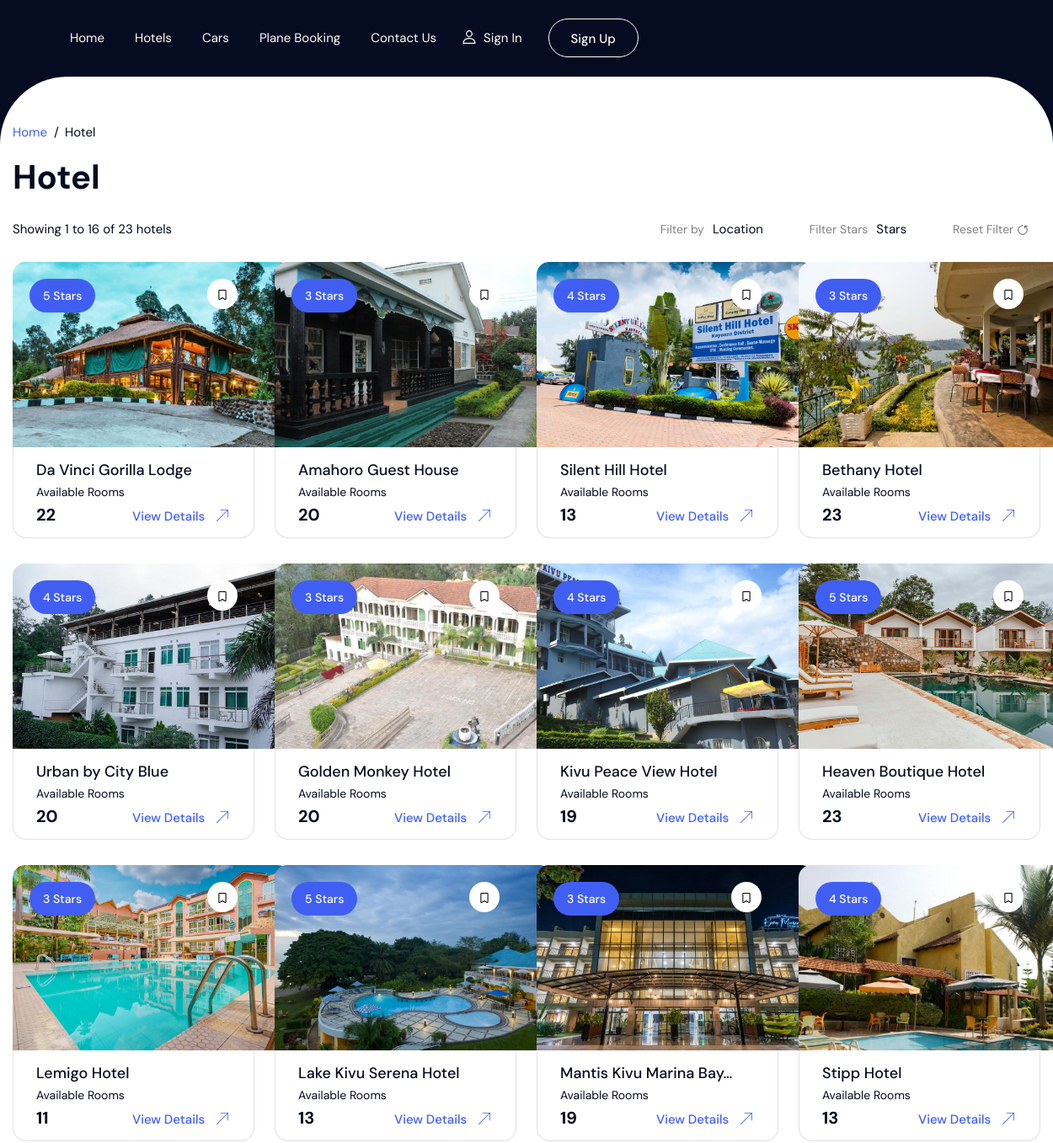
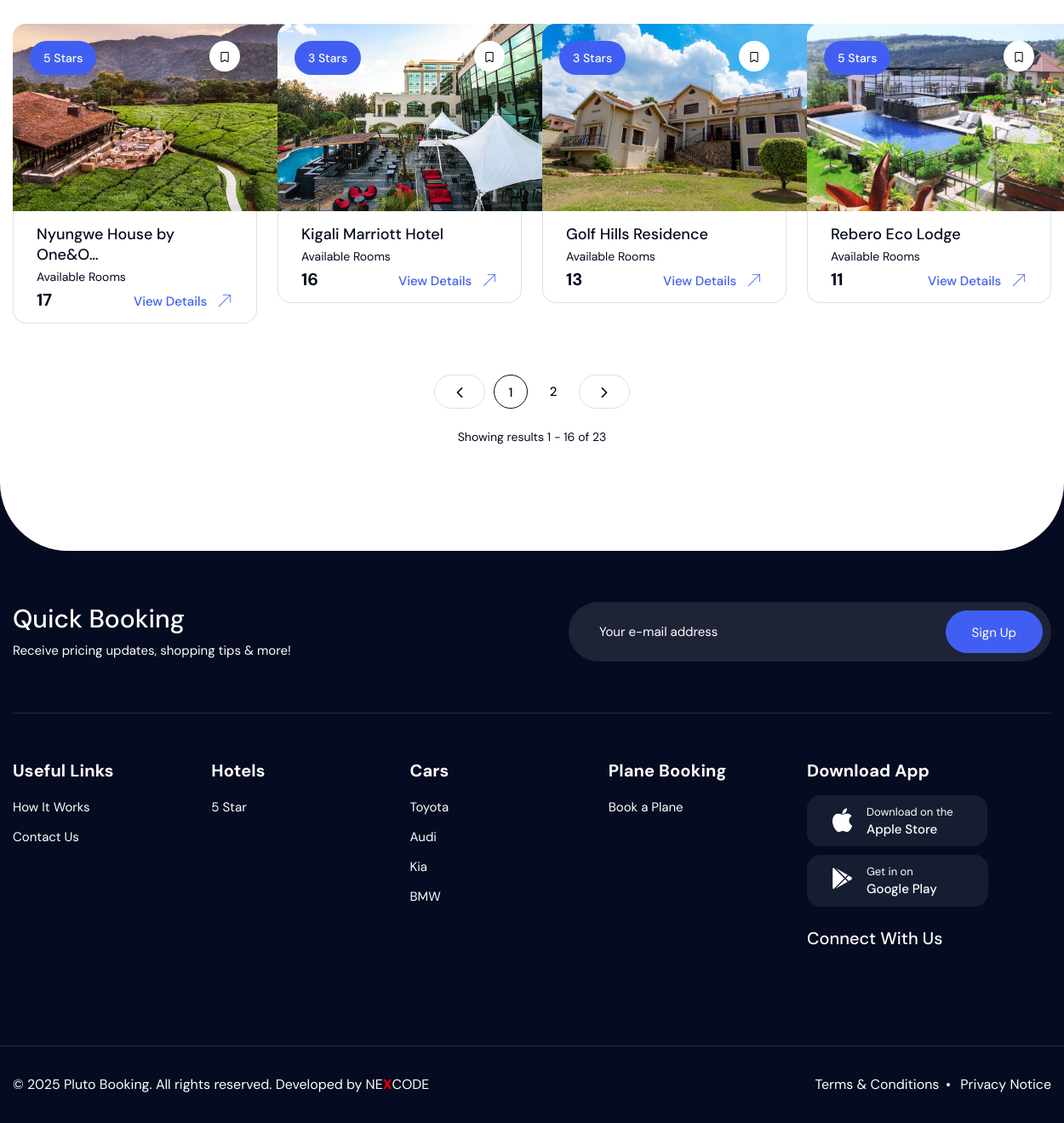
Screenshot of /hotels/ with the database file from the repository (2 pictures, top to bottom).
### hotel/models.py (models this page shows, shortened)
class Hotel(models.Model):
    STAR_CHOICES = [(i, f'{i} Star') for i in range(1, 6)]
    name = models.CharField(max_length=255)
    description = models.TextField()
    stars = models.IntegerField(choices=STAR_CHOICES)
    address = models.CharField(max_length=255)
    map_url = models.TextField(blank=True, null=True)
    country = models.CharField(max_length=100)
    province = models.CharField(max_length=100)
    district = models.CharField(max_length=100)
    sector = models.CharField(max_length=100)
    cell = models.CharField(max_length=100)
    village = models.CharField(max_length=100)
    phone_number = models.CharField(max_length=20, null=True, blank=True)
    email = models.EmailField(null=True, blank=True)
    website = models.URLField(null=True, blank=True)
    is_active = models.BooleanField(default=True)
    created_at = models.DateTimeField(auto_now_add=True)
    class Meta:
        ordering = ['-created_at']

### hotel/views.py (the view)
# urls.py: path('', getHotels, name="getHotels"),
def getHotels(request):
    site_settings = Setting.objects.first()
    province_filter = request.GET.get('province')
    stars_filter = request.GET.get('stars')
    hotels = Hotel.objects.all()
    if province_filter:
        hotels = hotels.filter(province__iexact=province_filter)
    if stars_filter:
        try:
            stars_filter = int(stars_filter)
            hotels = hotels.filter(stars=stars_filter)
        except ValueError:
            pass
    hotels = hotels.order_by('-created_at')
    paginator = Paginator(hotels, 16)
    page_number = request.GET.get('page')
    page_obj = paginator.get_page(page_number)
    hotel_data = []
    for hotel in page_obj:
        image = HotelImage.objects.filter(hotel=hotel).first()
        image_url = image.image.url if image else DEFAULT_IMAGE
        all_rooms = HotelRoom.objects.filter(hotel=hotel)
        available_rooms = all_rooms.filter(is_available=True)
        hotel_data.append({
            'instance': hotel,
            'image': image_url,
            'room_count': all_rooms.count(),
            'available_rooms': available_rooms.count()
        })
    provinces = Hotel.objects.values_list('province', flat=True).distinct()
    stars = Hotel.objects.values_list('stars', flat=True).distinct().order_by()
    get_params = request.GET.copy()
    if 'page' in get_params:
        del get_params['page']
    cleaned_querystring = get_params.urlencode()
    context = {
        'settings': site_settings,
        'page_obj': page_obj,
        'hotel_data': hotel_data,
        'provinces': provinces,
        'stars': stars,
        'current_province': province_filter,
        'current_stars': stars_filter,
        'cleaned_querystring': cleaned_querystring,
    }
    return render(request, 'pages/hotels/index.html', context)

### templates/pages/hotels/index.html (shortened to what this page needs)
{% extends 'layouts/app.html' %}
{% block content %}
    <section class="cars-section-four v1 layout-radius">
        <div class="boxcar-container">
            <div class="boxcar-title-three wow fadeInUp">
                <ul class="breadcrumb">
                    <li>
                        <a href="{% url 'base:home' %}">
                            Home
                        </a>
                    </li>
                    <li>
                        <span>
                            Hotel
                        </span>
                    </li>
                </ul>
                <h2>
                    Hotel
                </h2>
            </div>
            <div class="text-box">
                <div class="text">
                    Showing {{ page_obj.start_index }} to {{ page_obj.end_index }} of {{ page_obj.paginator.count }} hotels
                </div>
                <form class="d-flex" method="get">
                    <div class="form_boxes v3" style="padding-right: 30px;">
                        <small>Filter by</small>
                        <div class="drop-menu">
                            <div class="select">
                                <span>{{ current_province|default:"Location" }}</span>
                                <i class="fa fa-angle-down"></i>
                            </div>
                        </div>
                    </div>
                    <div class="form_boxes v3" style="padding-right: 30px;">
                        <small>Filter Stars</small>
                        <div class="drop-menu">
                            <div class="select">
                                <span>{{ current_stars|default:"Stars" }}</span>
                                <i class="fa fa-angle-down"></i>
                            </div>
                        </div>
                    </div>
                    <div class="form_boxes v3">
                        <a href="{% url 'hotel:getHotels' %}">
                            <small>
                                Reset Filter
                            </small>
                            <svg xmlns="http://www.w3.org/2000/svg" width="14" height="14" viewBox="0 0 21 21">
                                <g fill="none" fill-rule="evenodd" stroke="currentColor" stroke-linecap="round" stroke-linejoin="round" stroke-width="1">
                                    <path d="M14.5 3.5c2.414 1.377 4 4.022 4 7a8 8 0 1 1-8-8" />
                                    <path d="M14.5 7.5v-4h4" />
                                </g>
                            </svg>
                        </a>
                    </div>
                </form>
            </div>
            <div class="row wow fadeInUp">
                {% for hotel in hotel_data %}
                    <div class="car-block-four col-xl-3 col-lg-4 col-md-6 col-sm-6">
                        <div class="inner-box">
                            <div class="image-box">
                                <figure class="image" style="width: 329px; height: 220px; overflow: hidden;">
                                    <a href="{% url 'hotel:hotelRooms' hotel.instance.id %}">
                                        <img src="{{ hotel.image }}" alt="{{ hotel.instance.name }}" style="width: 100%; height: 100%; object-fit: cover; display: block;">
                                    </a>
                                </figure>
                                <span>
                                    {{ hotel.instance.stars }} Stars
                                </span>
                                <a class="icon-box">
                                </a>
                            </div>
                            <div class="content-box">
                                <h6 class="title">
                                    <a href="{% url 'hotel:hotelRooms' hotel.instance.id %}">{{ hotel.instance.name|truncatechars:23 }}</a>
                                </h6>
                                <div class="btn-box">
                                    <span>Available Rooms</span>
                                    <small>{{ hotel.available_rooms }}</small>
                                    <a href="{% url 'hotel:hotelRooms' hotel.instance.id %}" class="details">
                                        View Details
                                    </a>
                                </div>
                            </div>
                        </div>
                    </div>
                {% endfor %}
            </div>
            {% if page_obj.has_other_pages %}
                <div class="pagination-sec">
                    <nav aria-label="Page navigation example">
                        <ul class="pagination">
                            <li class="page-item {% if not page_obj.has_previous %}disabled{% endif %}">
                                <a class="page-link" href="{% if page_obj.has_previous %}?{{ cleaned_querystring }}{% if cleaned_querystring %}&{% endif %}page={{ page_obj.previous_page_number }}{% else %}#{% endif %}" aria-label="Previous">
                                    <span aria-hidden="true">
                                    </span>
                                </a>
                            </li>
                            {% for num in page_obj.paginator.page_range %}
                                {% if num == page_obj.number %}
                                    <li class="page-item"><a class="page-link" href="#" style="border: 1px solid #050B20;">{{ num }}</a></li>
                                {% elif num <= page_obj.number|add:'2' and num >= page_obj.number|add:'-2' %}
                                    <li class="page-item"><a class="page-link" href="?{{ cleaned_querystring }}{% if cleaned_querystring %}&{% endif %}page={{ num }}">{{ num }}</a></li>
                                {% elif num == 1 or num == page_obj.paginator.num_pages %}
                                    <li class="page-item"><a class="page-link" href="?{{ cleaned_querystring }}{% if cleaned_querystring %}&{% endif %}page={{ num }}">{{ num }}</a></li>
                                {% elif forloop.first or forloop.last %}
                                    <li class="page-item"><a class="page-link" href="#">...</a></li>
                                {% endif %}
                            {% endfor %}
                            <li class="page-item {% if not page_obj.has_next %}disabled{% endif %}">
                                <a class="page-link" href="{% if page_obj.has_next %}?{{ cleaned_querystring }}{% if cleaned_querystring %}&{% endif %}page={{ page_obj.next_page_number }}{% else %}#{% endif %}" aria-label="Next">
                                    <span aria-hidden="true">
                                    </span>
                                </a>
                            </li>
                        </ul>
                        <div class="text">
                            Showing results {{ page_obj.start_index }} - {{ page_obj.end_index }} of {{ page_obj.paginator.count }}
                        </div>
                    </nav>
                </div>
            {% endif %}
        </div>
    </section>
{% endblock content %}

### static/css/mmenu.css (style rules this page uses)
:root { --mm-line-height: 20px; --mm-listitem-size: 44px; --mm-navbar-size: 44px; --mm-offset-top: 0; --mm-offset-right: 0; --mm-offset-bottom: 0; --mm-offset-left: 0; --mm-color-border: rgba(0, 0, 0, 0.1); --mm-color-button: rgba(0, 0, 0, 0.3); --mm-color-text: rgba(0, 0, 0, 0.75); --mm-color-text-dimmed: rgba(0, 0, 0, 0.3); --mm-color-background: #f3f3f3; --mm-color-background-highlight: rgba(0, 0, 0, 0.05); --mm-color-background-emphasis: rgba(255, 255, 255, 0.4); --mm-shadow: 0 0 10px rgba(0, 0, 0, 0.3) }
:root { --mm-iconbar-size: 50px }
:root { --mm-iconpanel-size: 50px }
:root { --mm-sidebar-collapsed-size: 50px; --mm-sidebar-expanded-size: 440px }

### rows the page displays
Hotel: shows a picture, instance.stars "5", instance.name "Da Vinci Gorilla Lodge", available_rooms "22"
Hotel: shows a picture, instance.stars "3", instance.name "Amahoro Guest House", available_rooms "20"
Hotel: shows a picture, instance.stars "4", instance.name "Silent Hill Hotel", available_rooms "13"
Hotel: shows a picture, instance.stars "3", instance.name "Bethany Hotel", available_rooms "23"
Hotel: shows a picture, instance.stars "4", instance.name "Urban by City Blue", available_rooms "20"
Hotel: shows a picture, instance.stars "3", instance.name "Golden Monkey Hotel", available_rooms "20"
Hotel: shows a picture, instance.stars "4", instance.name "Kivu Peace View Hotel", available_rooms "19"
Hotel: shows a picture, instance.stars "5", instance.name "Heaven Boutique Hotel", available_rooms "23"
Hotel: shows a picture, instance.stars "3", instance.name "Lemigo Hotel", available_rooms "11"
Hotel: shows a picture, instance.stars "5", instance.name "Lake Kivu Serena Hotel", available_rooms "13"
Hotel: shows a picture, instance.stars "3", instance.name "Mantis Kivu Marina Bay…", available_rooms "19"
Hotel: shows a picture, instance.stars "4", instance.name "Stipp Hotel", available_rooms "13"
Hotel: shows a picture, instance.stars "5", instance.name "Nyungwe House by One&O…", available_rooms "17"
Hotel: shows a picture, instance.stars "3", instance.name "Kigali Marriott Hotel", available_rooms "16"
Hotel: shows a picture, instance.stars "3", instance.name "Golf Hills Residence", available_rooms "13"
Hotel: shows a picture, instance.stars "5", instance.name "Rebero Eco Lodge", available_rooms "11"

### other values shown
{{ page_obj.start_index }} "1"
{{ page_obj.end_index }} "16"
{{ page_obj.paginator.count }} "23"
{{ current_province|default:"Location" }} "Location"
{{ current_stars|default:"Stars" }} "Stars"
{{ num }} "1"
{{ num }} "2"
